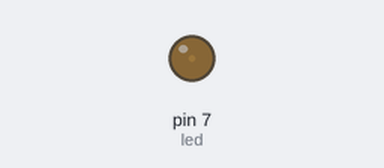
This program was run on a simulated Raspberry Pi (header pin numbers). Parts: output pins drawn as LEDs (lit = HIGH).

Above: at 0.05 s.
At 0.9 s:
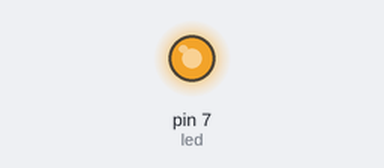
At 1.35 s:
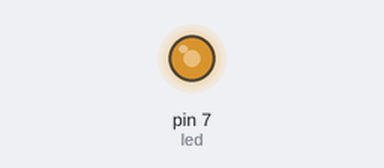
At 1.75 s:
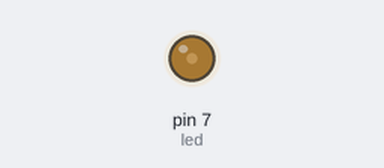
Timing chart, 0 to 4.6 s (numbered marks = the images above):
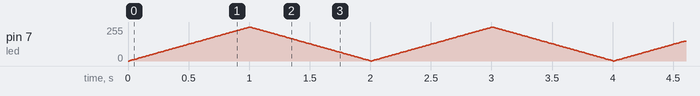

The program:

breath.py
```python
import time
import RPi.GPIO as GPIO
GPIO.setmode(GPIO.BOARD)

led=7

GPIO.setup(led,GPIO.OUT)
p = GPIO.PWM(led , 200)
p.start(0)
while (1):
    for x in range(0,100):
        p.ChangeDutyCycle(x)
        time.sleep(0.01)

    for x in range(0,100):
        p.ChangeDutyCycle((x-100)*-1)
        time.sleep(0.01)

p.stop()
GPIO.cleanup()
```
